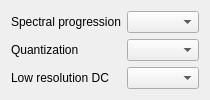
         <widget class="QWidget" name="varDCTParameters">
          <attribute name="title">
           <string>VarDCT parameters</string>
          </attribute>
          <layout class="QFormLayout" name="formLayout_12">
           <item row="0" column="0">
            <widget class="QLabel" name="lblProgressiveAC">
             <property name="toolTip">
              <string>&lt;html&gt;&lt;head/&gt;&lt;body&gt;&lt;p&gt;Enables progressive loading using advanced color mathematics for fine details. Images load as a rough preview that becomes progressively sharper. Takes more time but provides better results.&lt;/p&gt;&lt;/body&gt;&lt;/html&gt;</string>
             </property>
             <property name="text">
              <string>Spectral progression</string>
             </property>
            </widget>
           </item>
           <item row="0" column="1">
            <widget class="QComboBox" name="progressiveAC">
             <property name="toolTip">
              <string>Set the progressive mode for the AC coefficients of VarDCT, using spectral progression from the DCT coefficients.</string>
             </property>
            </widget>
           </item>
           <item row="1" column="0">
            <widget class="QLabel" name="lblQProgressiveAC">
             <property name="toolTip">
              <string>&lt;html&gt;&lt;head/&gt;&lt;body&gt;&lt;p&gt;Enables progressive loading using quantization to compress fine details. Results in smaller file sizes but requires more encoding time.&lt;/p&gt;&lt;/body&gt;&lt;/html&gt;</string>
             </property>
             <property name="text">
              <string>Quantization</string>
             </property>
            </widget>
           </item>
           <item row="1" column="1">
            <widget class="QComboBox" name="qProgressiveAC">
             <property name="toolTip">
              <string>Set the progressive mode for the AC coefficients of VarDCT, using spectral progression from the DCT coefficients.</string>
             </property>
            </widget>
           </item>
           <item row="2" column="0">
            <widget class="QLabel" name="lblProgressiveDC">
             <property name="toolTip">
              <string>&lt;html&gt;&lt;head/&gt;&lt;body&gt;&lt;p&gt;Creates a better coarse preview image for progressive loading. Adds a few bytes to file size but improves the initial low-resolution preview quality.&lt;/p&gt;&lt;/body&gt;&lt;/html&gt;</string>
             </property>
             <property name="text">
              <string>Low resolution DC</string>
             </property>
            </widget>
           </item>
           <item row="2" column="1">
            <widget class="QComboBox" name="progressiveDC">
             <property name="toolTip">
              <string>Set the progressive mode using lower-resolution DC images for VarDCT.</string>
             </property>
            </widget>
           </item>
          </layout>
         </widget>
